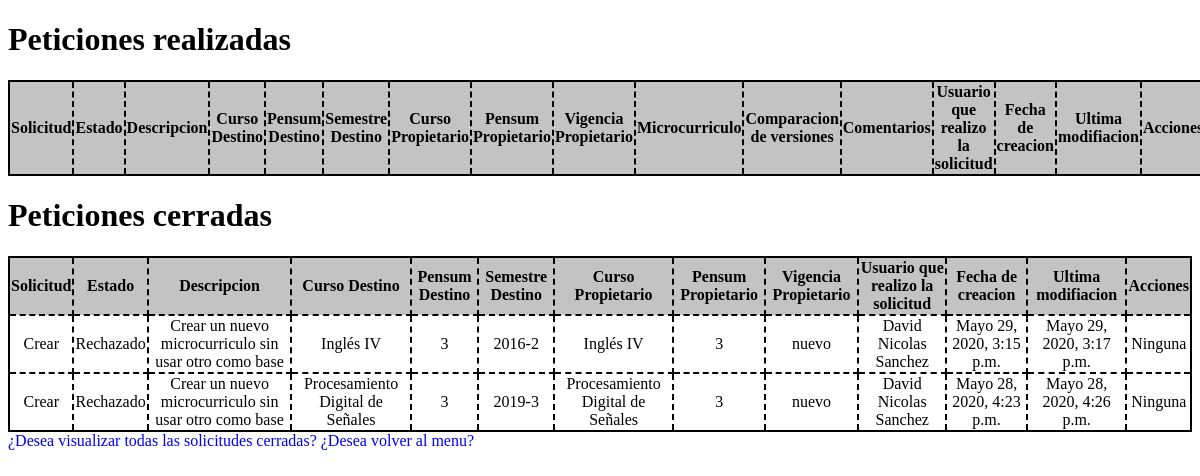
/peticiones/ (signed in), run on an earlier commit of the app's database.
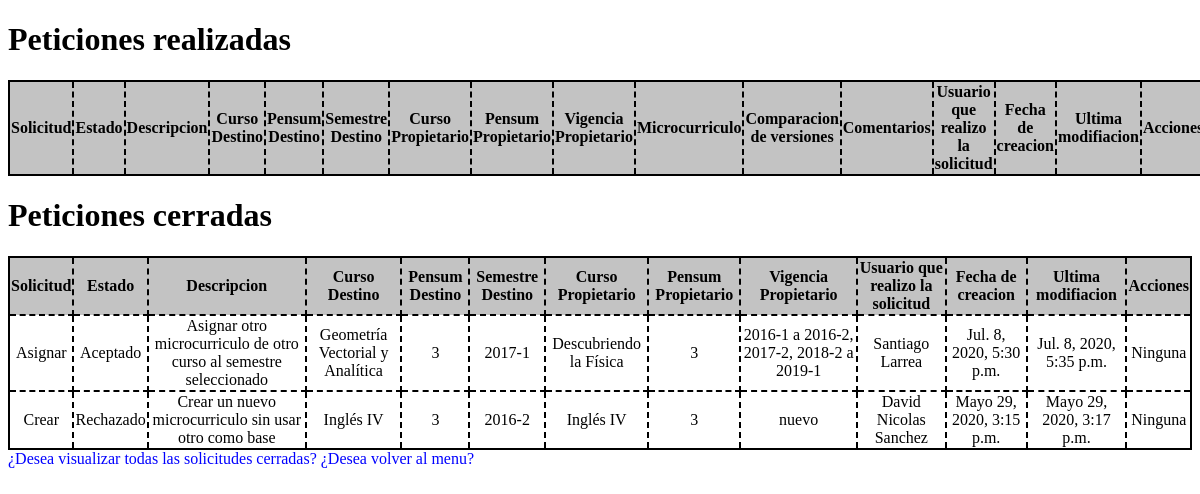
And on a later commit of the database.
### core/models.py (models this page shows, shortened)
class Solicitud(models.Model):
    id = models.AutoField(primary_key=True)
    soli = models.CharField(max_length=255, verbose_name="Solicitud")
    estado = models.CharField(max_length=255, verbose_name="Estado")
    descripcion = models.TextField(verbose_name="Descripcion")
    curso_destino = models.CharField(max_length=255, verbose_name="Curso Destino")
    pensum_destino = models.CharField(max_length=255, verbose_name="Pensum Destino")
    curso_propietario = models.CharField(max_length=255, verbose_name="Curso Propietario")
    pensum_propietario = models.CharField(max_length=255, verbose_name="Pensum Propietario")
    semestre_asignar = models.CharField(max_length=255, verbose_name="Semestre a asignar")
    vigencias_original = models.CharField(max_length=255, verbose_name="Vigencia Original",null=True)
    microcurriculo = models.ForeignKey(Microcurriculum_2,verbose_name="Microcurriculo",on_delete=models.SET_NULL,null=True)
    archivo = models.FileField(upload_to="files/",verbose_name="Comentarios")
    usuario = models.CharField(max_length=255, verbose_name="Usuario que realizo la peticion")
    coordinador = models.CharField(max_length=255, verbose_name="Coordinador que estudio la peticion")
    original = models.CharField(max_length=255, verbose_name="Microcurriculo Original")
    tipo = models.CharField(max_length=255, verbose_name="Tipo")
    created = models.DateTimeField(auto_now_add=True, verbose_name="Fecha de creacion")
    updated = models.DateTimeField(auto_now=True, verbose_name="Fecha de actualizacion")
    class Meta:
        verbose_name = "Solicitud"
        verbose_name_plural = "Solicitudes"
        ordering = ["id"]

### core/views.py (the view, shortened to what this page needs)
# urls.py: path('peticiones/',views.peticiones,name="peticiones"),
def peticiones(request):
    if request.user.is_authenticated:
        if (str(request.user.groups.all()[0])=='Coordinador' or str(request.user.groups.all()[0])=='Editor'):
            if (str(request.user.groups.all()[0])=='Coordinador' and str(request.user.userrol.rol)=="Coordinador"):
                cursos=request.user.userrol.cursos.all()
                query = reduce(or_, (Q(curso_destino=str(c),pensum_destino=str(c.version_pensum)) for c in cursos))
                peticion=Solicitud.objects.filter(query).order_by('-updated')
                Rechazados=Solicitud.objects.filter(query).filter(tipo="Cerrado").order_by('-updated')[:5]
            elif(str(request.user.groups.all()[0])=='Editor' or (str(request.user.groups.all()[0])=='Coordinador' and str(request.user.userrol.rol)=="Editor")):
                name=request.user.first_name+" "+request.user.last_name
                peticion=Solicitud.objects.filter(usuario=name).order_by('-updated')
                Rechazados=Solicitud.objects.filter(usuario=name,tipo="Cerrado").order_by('-updated')[:3]
            return render(request, "core/peticiones.html",{'solicitudes':peticion,'Rechazados':Rechazados})
        else:
            return redirect('/nucleo')
    return redirect('/login')

### core/models.py (called while the page is built)
    def __str__(self):
        return self.id_curso.nombre

### core/templatetags/auth_extras.py (called while the page is built)
@register.filter(name='has_group')
def has_group(user, group_name):
    group = Group.objects.get(name=group_name)
    return True if group in user.groups.all() else False

@register.filter(name='has_rol')
def has_rol(user, rol_name):
    if(str(user.userrol.rol)==str(rol_name) and str(user.groups.all()[0])=='Coordinador'):
        return True
    else:
        return False

### core/templates/core/peticiones.html (shortened to what this page needs)
<!DOCTYPE html>
<html lang="es">
{% load auth_extras %}
{% load static %}
<head>
</head>
<body>
    <form method="POST" enctype="multipart/form-data">
        <h1>Peticiones realizadas</h1>
        <table>
            <tr class="td1">
                <td><strong>Solicitud</strong></td>
                <td><strong>Estado</strong></td>
                <td><strong>Descripcion</strong></td>
                <td><strong>Curso Destino</strong></td>
                <td><strong>Pensum Destino</strong></td>
                <td><strong>Semestre Destino</strong></td>
                <td><strong>Curso Propietario</strong></td>
                <td><strong>Pensum Propietario</strong></td>
                <td><strong>Vigencia Propietario</strong></td>
                <td><strong>Microcurriculo</strong></td>
                <td><strong>Comparacion de versiones</strong></td>
                <td><strong>Comentarios</strong></td>
                {% if request.user|has_group:"Coordinador" and request.user|has_rol:"Coordinador"%}
                    <td><strong>Usuario que realizo la solicitud</strong></td>
                {% elif request.user|has_group:"Editor" or request.user|has_rol:"Editor" %}
                    <td><strong>Usuario que estudio la solicitud</strong></td>
                {% endif %}
                <td><strong>Fecha de creacion</strong></td>
                <td><strong>Ultima modifiacion</strong></td>
                <td><strong>Acciones</strong></td>
            </tr>
        </table>
        <h1>Peticiones cerradas</h1>
        <table>
            <tr class="td1">
                <td><strong>Solicitud</strong></td>
                <td><strong>Estado</strong></td>
                <td><strong>Descripcion</strong></td>
                <td><strong>Curso Destino</strong></td>
                <td><strong>Pensum Destino</strong></td>
                <td><strong>Semestre Destino</strong></td>
                <td><strong>Curso Propietario</strong></td>
                <td><strong>Pensum Propietario</strong></td>
                <td><strong>Vigencia Propietario</strong></td>
                {% if request.user|has_group:"Coordinador" and request.user|has_rol:"Coordinador"%}
                    <td><strong>Usuario que realizo la solicitud</strong></td>
                {% elif request.user|has_group:"Editor" or request.user|has_rol:"Editor" %}
                    <td><strong>Usuario que estudio la solicitud</strong></td>
                {% endif %}
                <td><strong>Fecha de creacion</strong></td>
                <td><strong>Ultima modifiacion</strong></td>
                <td><strong>Acciones</strong></td>
            </tr>
            {% for rechazado in Rechazados %}
                {% if rechazado.tipo == "Cerrado"%}
                    {% if request.user|has_group:"Coordinador" and request.user|has_rol:"Coordinador"%}
                        <tr>
                            <td id="soli{{rechazado.microcurriculo.id}}" name="soli{{rechazado.microcurriculo.id}}">{{rechazado.soli}}</td>
                            {% if rechazado.estado == "Cerrado" %}
                                <td id="estado{{rechazado.microcurriculo.id}}" name="estado{{rechazado.microcurriculo.id}}">Rechazado</td>
                            {%else%}
                                <td id="estado{{rechazado.microcurriculo.id}}" name="estado{{rechazado.microcurriculo.id}}">{{rechazado.estado}}</td>
                            {%endif%}
                            <td id="descripcion{{rechazado.microcurriculo.id}}" name="descripcion{{rechazado.microcurriculo.id}}">{{rechazado.descripcion}}</td>
                            <td id="curso_d{{rechazado.microcurriculo.id}}" name="curso_d{{rechazado.microcurriculo.id}}">{{rechazado.curso_destino}}</td>
                            <td id="pensum_d{{rechazado.microcurriculo.id}}" name="pensum_d{{rechazado.microcurriculo.id}}">{{rechazado.pensum_destino}}</td>
                            <td id="semestre{{rechazado.microcurriculo.id}}" name="semestre{{rechazado.microcurriculo.id}}">{{rechazado.semestre_asignar}}</td>
                            <td id="curso_p{{rechazado.microcurriculo.id}}" name="curso_p{{rechazado.microcurriculo.id}}">{{rechazado.curso_propietario}}</td>
                            <td id="pensum_p{{rechazado.microcurriculo.id}}" name="pensum_p{{rechazado.microcurriculo.id}}">{{rechazado.pensum_propietario}}</td>
                            <td id="vigencia{{rechazado.microcurriculo.id}}" name="vigencia{{rechazado.microcurriculo.id}}">{{rechazado.vigencias_original}}</td>
                            <td id="user{{rechazado.microcurriculo.id}}" name="user{{rechazado.microcurriculo.id}}">{{rechazado.usuario}}</td>
                            <td id="date_new{{rechazado.microcurriculo.id}}" name="date_new{{rechazado.microcurriculo.id}}">{{rechazado.created}}</td>
                            <td id="date{{rechazado.microcurriculo.id}}" name="date{{rechazado.microcurriculo.id}}">{{rechazado.updated}}</td>
                            <td>
                                {% if rechazado.estado == "Cerrado" or rechazado.estado == "Aceptado" %}
                                    <h7>Ninguna</h7>
                                {%else%}
                                    <a href="javascript:reactivar({{rechazado.microcurriculo.id}})" class="isActivated">Reactivar</a>
                                    <a href="javascript:cerrar2({{rechazado.microcurriculo.id}})" class="isActivated">Cerrar</a>
                                {%endif%}
                            </td>
                        </tr>
                    {% endif %}
                {% endif %}
            {% endfor %}
        </table>
        <a href="{% url 'rechazados' %}" class="isActivated">¿Desea visualizar todas las solicitudes cerradas?</a>
        <a href="{% url 'nucleo' %}" class="isActivated">¿Desea volver al menu?</a>
    </form>
</body>
</html>

### core/templates/core/peticiones.html (style rules this page uses)
A:link { color: blue; font-size: 12pt; text-decoration: none }
table { border-collapse: collapse; text-align: center; border: black 2px solid; }
td { border: black 2px dashed; }
tr { border: black 2px dashed; }
.td1 { background: #c3c3c3; }
.isActivated { color: blue; font-size: 12pt; text-decoration: none; }

What changed in the data, as far as the page shows it:
no longer on this page (row unchanged): Solicitud: soli "Crear", descripcion "Crear un nuevo microcurriculo sin usar otro como base", curso_destino "Procesamiento Digital de Señales", pensum_destino "3", semestre_asignar "2019-3", curso_propietario "Procesamiento Digital de Señales", pensum_propietario "3", vigencias_original "nuevo", usuario "David Nicolas Sanchez", created "Mayo 28, 2020, 4:23 p.m.", updated "Mayo 28, 2020, 4:26 p.m.", estado "Ninguna"
added Solicitud: soli "Asignar", estado "Aceptado", descripcion "Asignar otro microcurriculo de otro curso al semestre seleccionado", curso_destino "Geometría Vectorial y Analítica", pensum_destino "3", semestre_asignar "2017-1", curso_propietario "Descubriendo la Física", pensum_propietario "3", vigencias_original "2016-1 a 2016-2, 2017-2, 2018-2 a 2019-1", usuario "Santiago Larrea", created "Jul. 8, 2020, 5:30 p.m.", updated "Jul. 8, 2020, 5:35 p.m.", shows "Ninguna"
